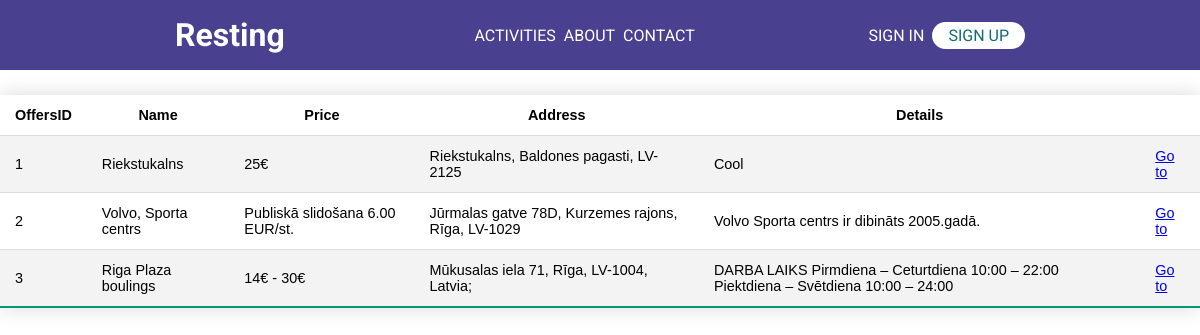
The app's page /php/Activities.php, older data.
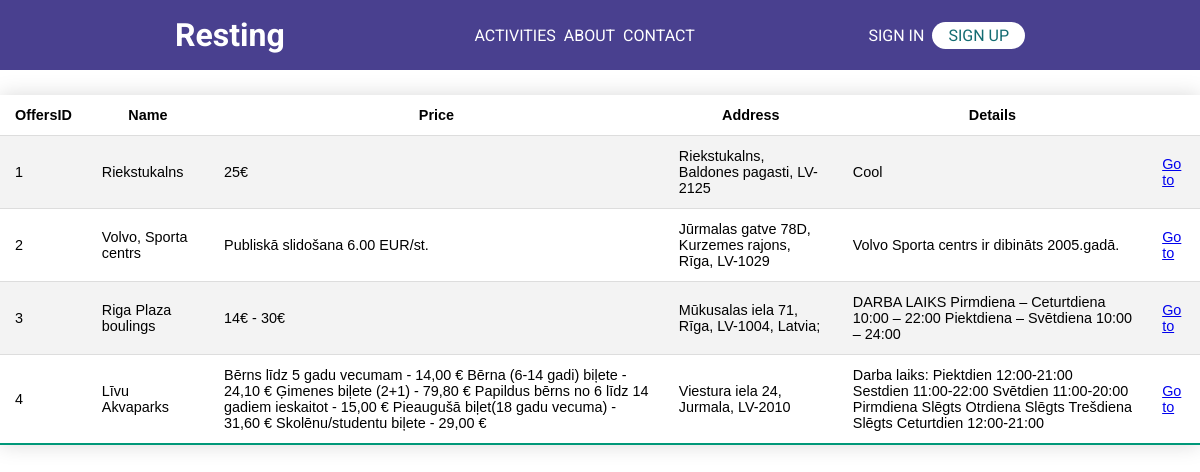
The same page, newer data.
### tables this page shows
CREATE TABLE IF NOT EXISTS `offers` (
  `OffersID` int NOT NULL AUTO_INCREMENT,
  `Name` text,
  `Address` text,
  `Price` text,
  `Details` text,
  `Link` text,
  `ImageID` int DEFAULT NULL,
  PRIMARY KEY (`OffersID`),
  KEY `FK_offers_images` (`ImageID`),
  CONSTRAINT `FK_offers_images` FOREIGN KEY (`ImageID`) REFERENCES `images` (`ImageID`)
);

### php/Activities.php (the view, shortened to what this page needs)
<!DOCTYPE html>
<html>
<head>
	<link rel="stylesheet" href="..\css\activities.css">
</head>
<body>
    <header>
    <div class="container row">
        <a href="main.php" class="logo">Resting</a>
        <nav class="nav">
        <ul class="nav__list nav__list--primary">
            <li class="nav__item"><a href="Activities.php" class="nav__link">Activities</a></li>
            <li class="nav__item"><a href="#" class="nav__link">About</a></li>
            <li class="nav__item"><a href="#" class="nav__link">Contact</a></li>
        </ul>
        <ul class="nav__list">
            <li class="nav__item"><a href="login.php" class="nav__link">Sign in</a></li>
            <li class="nav__item">
            <a href="registration.php" class="nav__link nav__link--button">Sign up</a>
            </li>
        </ul>
        </nav>
    </div>
    </header>
    <table class="styled-table">
        <tr>
            <th>OffersID</th>
            <th>Name</th>
            <th>Price</th>
            <th>Address</th>
            <th>Details</th>
            <th></th>
        </tr>
        <?php
        $host = "127.0.0.1";
        $dbname = "booking";
        $username = "root";
        $password = "";
        try {
            $conn = new PDO("mysql:host=$host;dbname=$dbname", $username, $password);
            $conn->setAttribute(PDO::ATTR_ERRMODE, PDO::ERRMODE_EXCEPTION);
            $query = $conn->prepare("SELECT * FROM offers");
            $query->execute();
            $results = $query->fetchAll();
        } catch (PDOException $e) {
            echo 'Error: ' . $e->getMessage();
        }
        foreach ($results as $row) {
            echo "<tr><td>" . $row['OffersID'] . "</td>";
            echo "<td>" . $row['Name'] . "</td>";
            echo "<td>" . $row['Price'] . "</td>";
            echo "<td>" . $row['Address'] . "</td>";
            echo "<td>" . $row['Details'] . "</td>";
            echo "<td><a href='template/template.php?id=" . $row['OffersID'] . "'>Go to</a></td></tr>";
        }
        ?>
    </table>
</body>
</html>

Row changes from the older to the newer data that the page shows:
added offers: OffersID "4", Name "Līvu Akvaparks", Price "Bērns līdz 5 gadu vecumam - 14,00 € Bērna (6-14 gadi) biļete - 24,10 € Ģimenes biļete (2+1) - 79,80 € Papildus bērns no 6 līdz 14 gadiem ieskaitot - 15,00 € Pieaugušā biļet(18 gadu vecuma) - 31,60 € Skolēnu/studentu biļete - 29,00 €", Address "Viestura iela 24, Jurmala, LV-2010", Details "Darba laiks: Piektdien 12:00-21:00 Sestdien 11:00-22:00 Svētdien 11:00-20:00 Pirmdiena Slēgts Otrdiena Slēgts Trešdiena Slēgts Ceturtdien 12:00-21:00"
